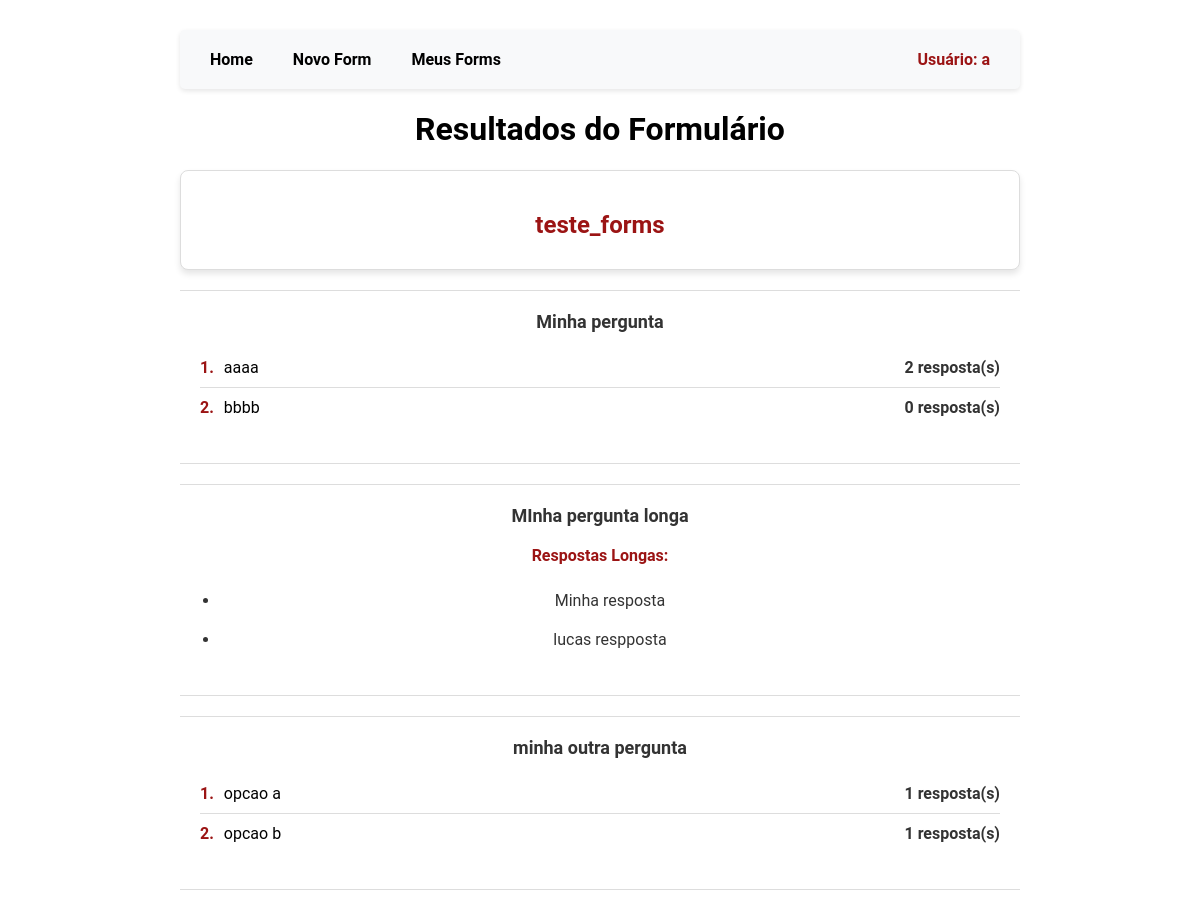
/form_result/30/ (signed in), run on an earlier commit of the app's database.
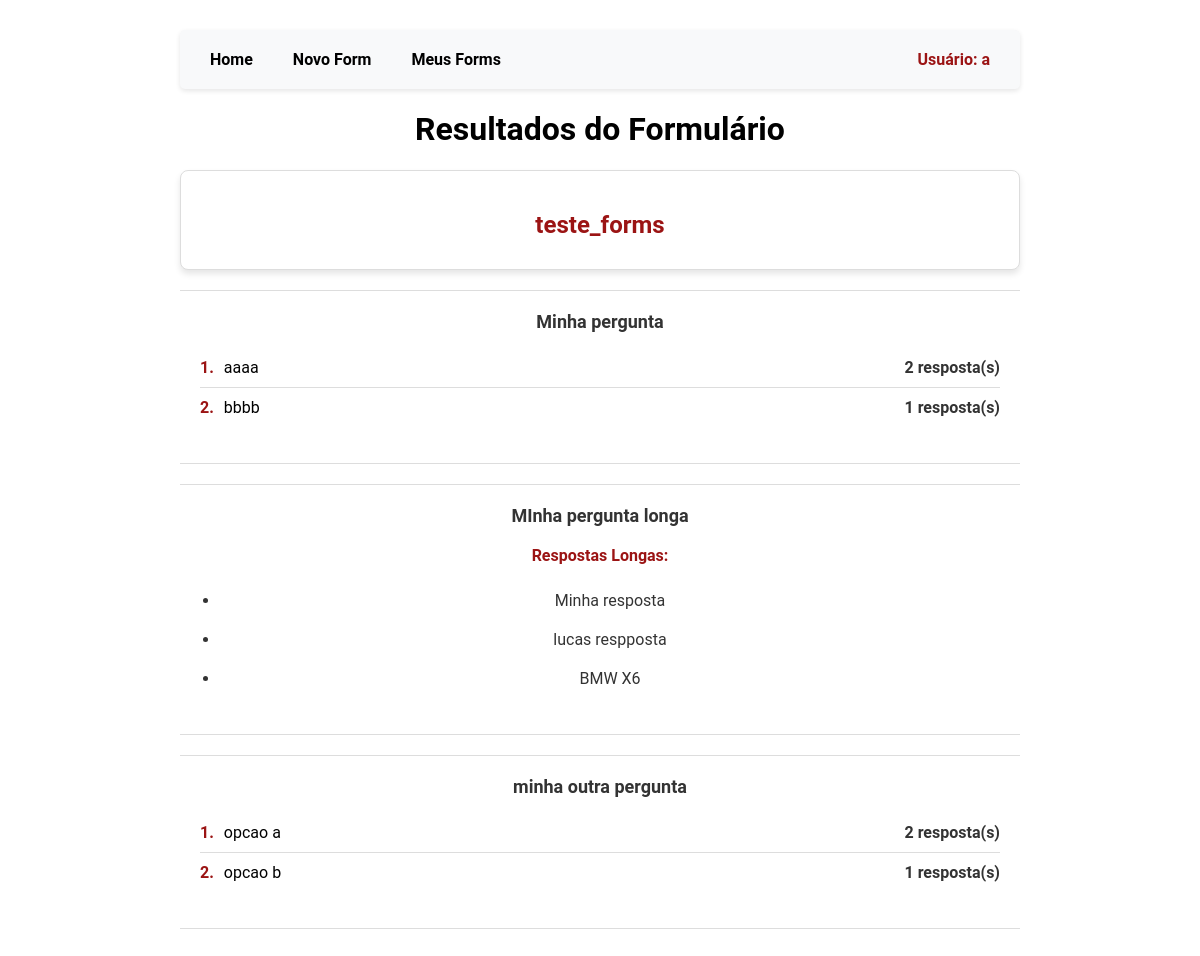
And on a later commit of the database.
### ExtremeFormsApp/models.py (models this page shows, shortened)
class QuestionList(models.Model):
    name = models.CharField(max_length=200)
    description = models.TextField(blank=True)
    shareable_link = models.CharField(max_length=200, blank=True)
    user = models.ForeignKey(User, on_delete=models.CASCADE)
    created_at = models.DateTimeField(default=timezone.now)
    updated_at = models.DateTimeField(default=timezone.now)
    form_link = models.URLField(blank=True, null=True)  # New field for form link

class Question(models.Model):
    QUESTION_TYPES = [
        ('title', 'Title'),
        ('multiple_choice', 'Multiple Choice'),
        ('long_answer', 'Long Answer'),
    ]
    question_list = models.ForeignKey(QuestionList, related_name='questions', on_delete=models.CASCADE, null=True)
    text = models.CharField(max_length=200, default='')
    question_type = models.CharField(max_length=20, choices=QUESTION_TYPES, default='multiple_choice')
    multiple_choice_options = models.JSONField(blank=True, null=True, default=dict)
    created_at = models.DateTimeField(default=timezone.now)
    updated_at = models.DateTimeField(default=timezone.now)

class Answer(models.Model):
    question = models.ForeignKey(Question, on_delete=models.CASCADE)
    multiple_choice_answer = models.CharField(max_length=100, blank=True, null=True)
    long_answer_answer = models.TextField(blank=True, null=True)
    created_at = models.DateTimeField(default=timezone.now)
    updated_at = models.DateTimeField(default=timezone.now)

### ExtremeFormsApp/views.py (the view)
# urls.py: path('form_result/<int:id>/', views.form_result_view, name='form_result'),
@login_required
def form_result_view(request, id):
    question_list = get_object_or_404(QuestionList, id=id)
    questions = question_list.questions.all()
    option_counts = []
    for question in questions:
        if question.question_type == 'multiple_choice':
            options = question.multiple_choice_options.get("options", [])
            question.options = [chr(65 + i) for i in range(len(options))]
            counts = {
                'question_id': question.id,
                'counts': {option: 0 for option in options}
            }
            answers = Answer.objects.filter(question=question)
            for answer in answers:
                if answer.multiple_choice_answer in counts['counts']:
                    counts['counts'][answer.multiple_choice_answer] += 1
            option_counts.append(counts)
    context = {
        'form': question_list,
        'questions': questions,
        'answers': Answer.objects.filter(question__question_list=question_list),  # Ensure this fetches correctly
        'option_counts': option_counts,  # Pass the simplified structure to the template
    }
    print(option_counts)  # Debugging output to verify option counts
    return render(request, 'ExtremeFormsApp/form_result.html', context)

### ExtremeFormsApp/templates/ExtremeFormsApp/form_result.html (shortened to what this page needs)
{% load static %}
<!DOCTYPE html>
<html lang="en">
<head>
    <link rel="stylesheet" href="{% static 'css/ExtremeFormsApp/general.css' %}">
    <link rel="stylesheet" href="{% static 'css/ExtremeFormsApp/new_form.css' %}">
</head>
<body>
    <div class="content">
        {% include 'ExtremeFormsApp/links.html' %}
        <h1>Resultados do Formulário</h1>
        <div class="form-detail">
            <h2>{{ form.name }}</h2>
        </div>
        {% for question in questions %}
            <div class="question-block">
                <strong class="question-title">{{ question.text }}</strong>
                {% if question.question_type == 'multiple_choice' %}
                    <ul class="option-list">
                        {% for count in option_counts %}
                            {% if count.question_id == question.id %}
                                {% for option, qty in count.counts.items %}
                                    <li class="option-item">
                                        <span class="option-letter">{{ forloop.counter }}.</span> {{ option }} <span class="option-qty">{{ qty }} resposta(s)</span>
                                    </li>
                                {% endfor %}
                            {% endif %}
                        {% endfor %}
                    </ul>
                {% elif question.question_type == 'long_answer' %}
                    <h3 class="long-answer-header">Respostas Longas:</h3>
                    <ul class="long-answer-list">
                        {% for answer in answers %}
                            {% if answer.question.id == question.id %}
                                <li class="long-answer-item">{{ answer.long_answer_answer }}</li>
                            {% endif %}
                        {% endfor %}
                    </ul>
                {% endif %}
            </div>
        {% endfor %}
    </div>
</body>
</html>

### ExtremeFormsApp/templates/ExtremeFormsApp/links.html
{% load static %}
<nav class="dev_navbar">
    <a href="/" class="dev_nav-link">Home</a>
    <a href="{% url 'ExtremeFormsApp:new_form' %}" class="dev_nav-link">Novo Form</a>
    <a href="{% url 'ExtremeFormsApp:user_forms' %}" class="dev_nav-link">Meus Forms</a>
    <a href="{% url 'sec-login' %}" class="dev_nav-link user-info" title="Ir para o login">
        {% if user.is_authenticated %}
            Usuário: {{ user.username }}
        {% else %}
            Visitante
        {% endif %}
    </a>
</nav>

### ExtremeFormsApp/static/css/ExtremeFormsApp/general.css (style rules this page uses)
html, body { margin: 0; padding: 0; height: 100%; overflow-y: auto; }
body { font-family: 'Roboto', sans-serif; background-image: url('../../img/ExtremeFormsApp/triangle-mosaic.png'); background-size: cover; background-repeat: no-repeat; background-position: center; display: flex; justify-content: center; align-items: center; min-height: 100vh; }
.content { background-color: #fff; padding: 30px; text-align: center; max-width: 900px; width: 100%; margin: 0 auto; min-height: 100vh; box-sizing: border-box; max-height: 90vh; overflow-y: auto; -ms-overflow-style: none; scrollbar-width: none; }
.dev_navbar { background-color: #f8f9fa; padding: 10px 20px; box-shadow: 0 2px 5px rgba(0, 0, 0, 0.1); display: flex; align-items: center; border-radius: 5px; }
.dev_nav-link { margin-right: 20px; text-decoration: none; color: #000; font-weight: bold; font-size: 16px; transition: color 0.3s, transform 0.2s; display: flex; align-items: center; padding: 10px; }
.dev_nav-link:last-child { margin-right: 0; }
.user-info { margin-left: auto; font-weight: bold; color: #9b1414; display: flex; align-items: center; }

### ExtremeFormsApp/static/css/ExtremeFormsApp/new_form.css (style rules this page uses)
.form-detail { background-color: #ffffff; border: 1px solid #ddd; border-radius: 8px; padding: 20px; box-shadow: 0 4px 6px rgba(0, 0, 0, 0.1); margin-top: 20px; }
.form-detail h2 { color: #9b1414; font-size: 24px; margin-bottom: 10px; }
.question-block { background-color: #ffffff; border-top: 1px solid #ddd; border-bottom: 1px solid #ddd; padding: 20px; width: 100%; margin-top: 20px; box-sizing: border-box; }
.question-title { color: #333; font-size: 18px; font-weight: bold; margin-bottom: 10px; }
.option-list { list-style: none; padding: 0; }
.option-item { display: flex; align-items: center; padding: 10px 0; border-bottom: 1px solid #ddd; }
.option-item:last-child { border-bottom: none; }
.option-letter { font-weight: bold; margin-right: 10px; color: #9b1414; }
.option-qty { margin-left: auto; font-weight: bold; color: #333; }
.long-answer-header { color: #9b1414; font-size: 16px; margin-top: 20px; }
.long-answer-list { list-style-type: disc; padding-left: 20px; }
.long-answer-item { padding: 10px 0; color: #333; }

What changed in the data, as far as the page shows it:
added Answer: long_answer_answer "BMW X6", shown under Question "MInha pergunta longa"
Also different on the page:
list line gone: ". bbbb 0 resposta(s)"
new list line: ". bbbb 1 resposta(s)"
list line gone: ". opcao a 1 resposta(s)"
new list line: ". opcao a 2 resposta(s)"
